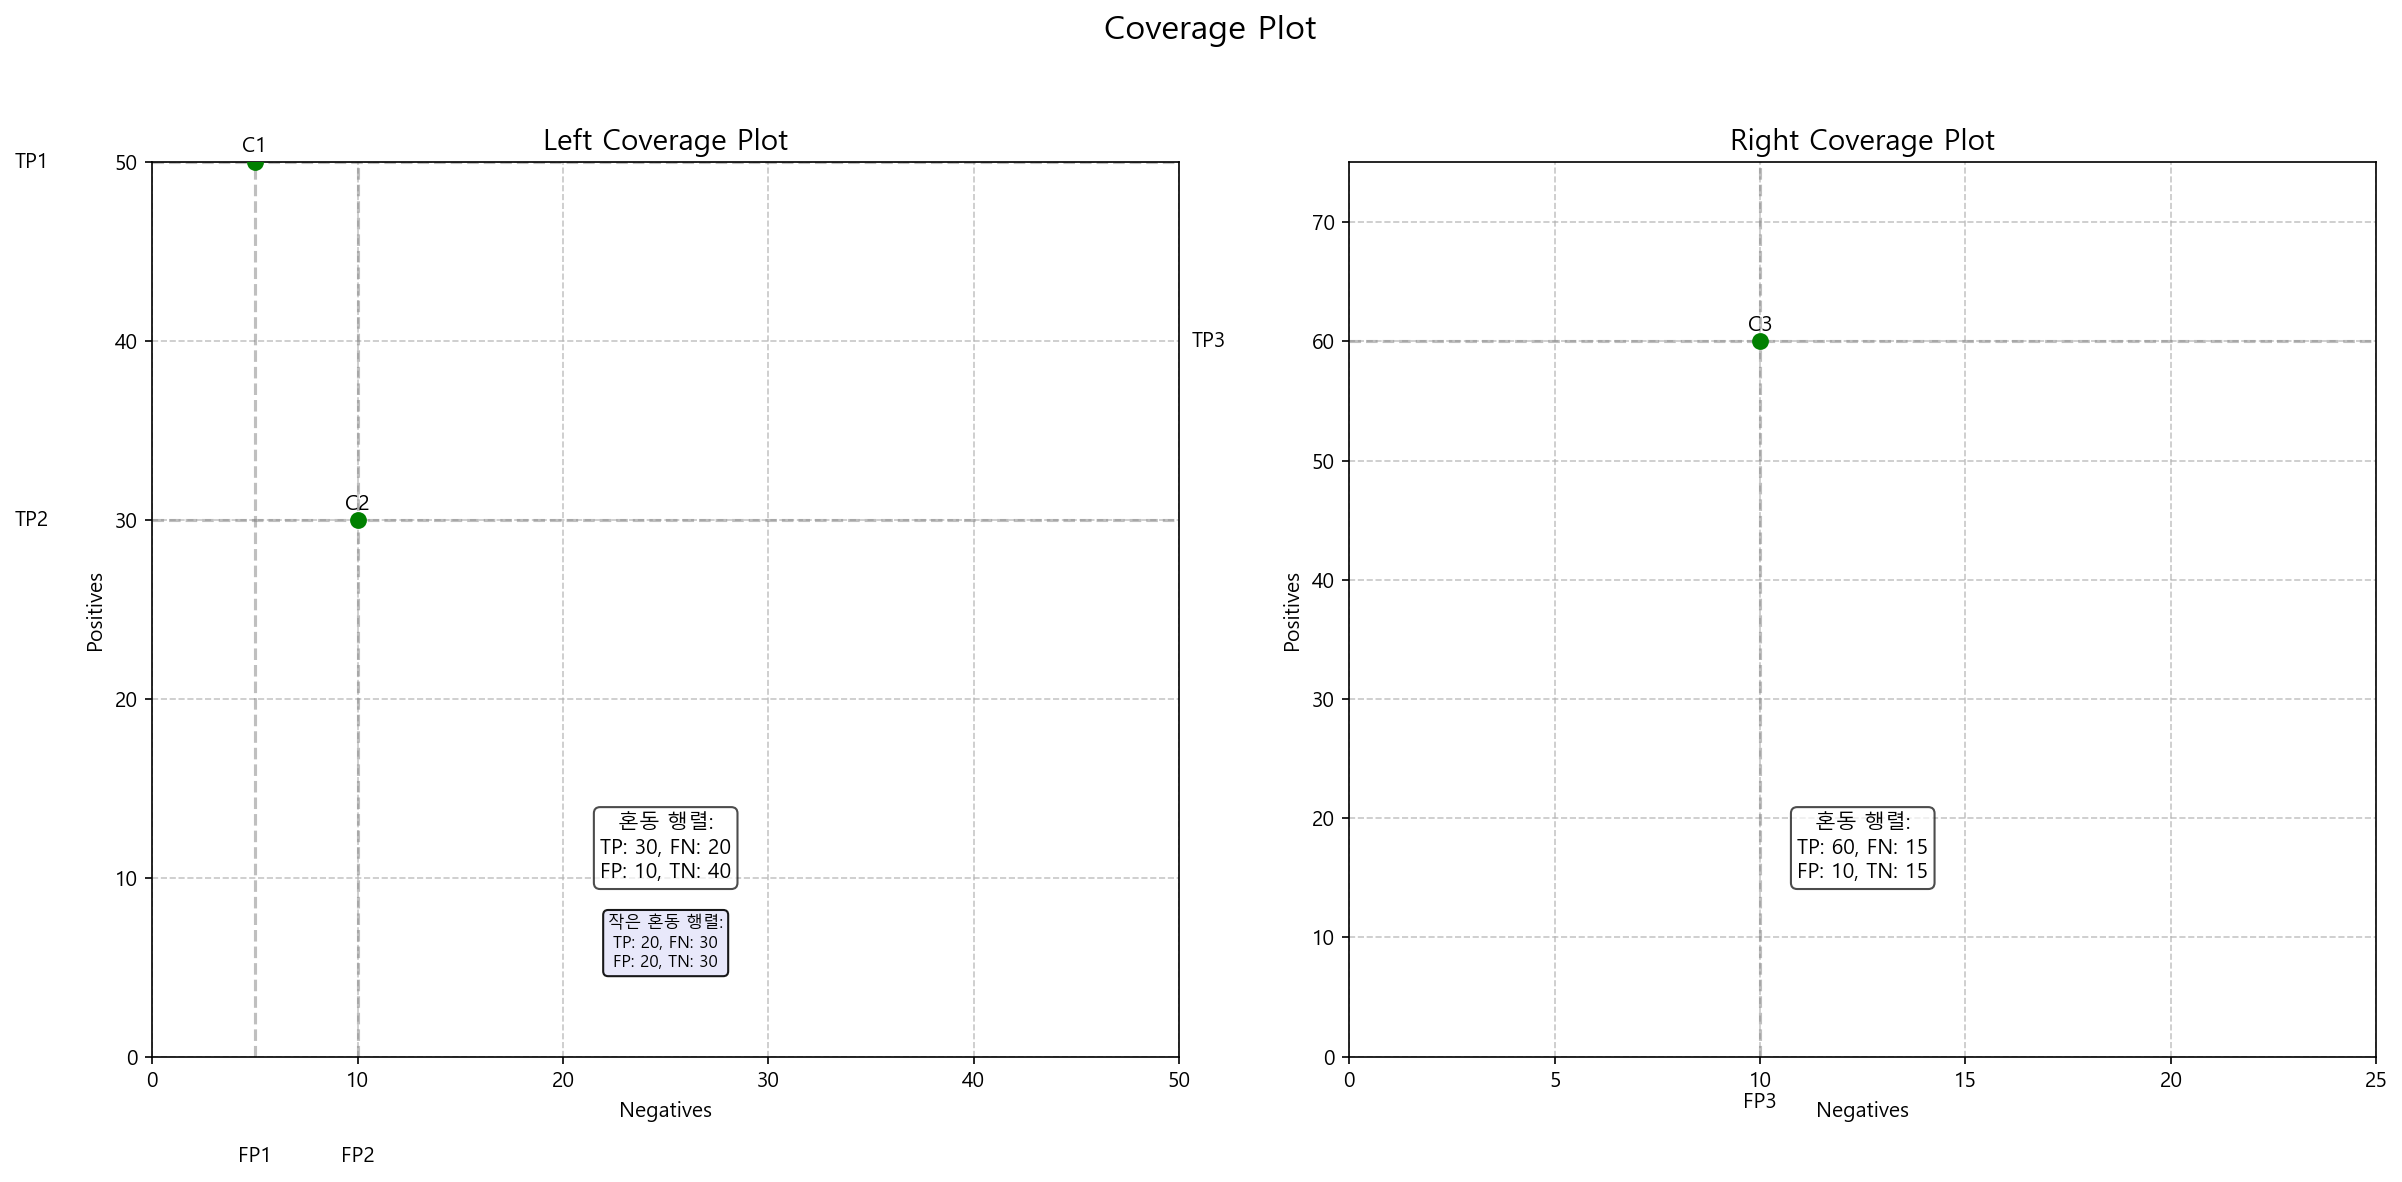

Python code for this plot:
import numpy as np
import matplotlib.pyplot as plt
import os
import matplotlib.font_manager as fm

# 한글 폰트 설정
if os.name == 'nt':  # Windows
    font_path = 'C:/Windows/Fonts/malgun.ttf'  # 맑은 고딕
    font_name = fm.FontProperties(fname=font_path).get_name()
    plt.rc('font', family=font_name)
else:  # macOS나 Linux의 경우
    plt.rc('font', family='AppleGothic')

# 마이너스 기호 깨짐 방지
plt.rc('axes', unicode_minus=False)

# 현재 스크립트 위치 확인
script_dir = os.path.dirname(os.path.abspath(__file__))

# 예시 데이터 1 (슬라이드의 왼쪽 혼동 행렬)
conf_matrix1 = {
    'TP': 30, 'FN': 20, 'FP': 10, 'TN': 40,
    'Pos': 50, 'Neg': 50, 'Total': 100
}

# 예시 데이터 2 (슬라이드의 오른쪽 혼동 행렬)
conf_matrix2 = {
    'TP': 60, 'FN': 15, 'FP': 10, 'TN': 15,
    'Pos': 75, 'Neg': 25, 'Total': 100
}

# 첫 번째 혼동 행렬의 Coverage Plot (왼쪽)
def plot_coverage1(conf_matrix, ax):
    # 축 범위 설정
    ax.set_xlim(0, conf_matrix['Neg'])
    ax.set_ylim(0, conf_matrix['Pos'])
    
    # 격자 설정
    ax.grid(True, linestyle='--', alpha=0.7)
    
    # FP1 지점에 C1 표시
    fp1 = conf_matrix['FP'] / 2
    tp1 = conf_matrix['Pos']
    ax.scatter(fp1, tp1, color='green', s=50, zorder=5)
    ax.annotate('C1', (fp1, tp1), xytext=(0, 5), 
                textcoords='offset points', ha='center', fontsize=10)
    
    # FP2 지점에 C2 표시
    fp2 = conf_matrix['FP']
    tp2 = conf_matrix['TP']
    ax.scatter(fp2, tp2, color='green', s=50, zorder=5)
    ax.annotate('C2', (fp2, tp2), xytext=(0, 5), 
                textcoords='offset points', ha='center', fontsize=10)
    
    # 축 레이블 설정
    ax.set_xlabel('Negatives')
    ax.set_ylabel('Positives')
    
    # FP1, FP2, TP1, TP2 지점 표시
    ax.axvline(x=fp1, color='gray', linestyle='--', alpha=0.5)
    ax.axvline(x=fp2, color='gray', linestyle='--', alpha=0.5)
    ax.axhline(y=tp1, color='gray', linestyle='--', alpha=0.5)
    ax.axhline(y=tp2, color='gray', linestyle='--', alpha=0.5)
    
    # 축 아래 레이블 추가
    ax.text(fp1, -5, 'FP1', ha='center', va='top', fontsize=10)
    ax.text(fp2, -5, 'FP2', ha='center', va='top', fontsize=10)
    
    # 왼쪽 축 레이블 추가
    ax.text(-5, tp1, 'TP1', ha='right', va='center', fontsize=10)
    ax.text(-5, tp2, 'TP2', ha='right', va='center', fontsize=10)

    # 혼동 행렬을 텍스트로 표시
    conf_text = f"혼동 행렬:\nTP: {conf_matrix['TP']}, FN: {conf_matrix['FN']}\nFP: {conf_matrix['FP']}, TN: {conf_matrix['TN']}"
    ax.text(0.5, 0.2, conf_text, transform=ax.transAxes, ha='center', fontsize=10, bbox=dict(boxstyle='round', facecolor='white', alpha=0.7))

    # 두 번째 작은 혼동 행렬 표시
    small_conf_text = f"작은 혼동 행렬:\nTP: 20, FN: 30\nFP: 20, TN: 30"
    ax.text(0.5, 0.1, small_conf_text, transform=ax.transAxes, ha='center', fontsize=8, bbox=dict(boxstyle='round', facecolor='lavender', alpha=0.9))

# 두 번째 혼동 행렬의 Coverage Plot (오른쪽)
def plot_coverage2(conf_matrix, ax):
    # 축 범위 설정
    ax.set_xlim(0, conf_matrix['Neg'])
    ax.set_ylim(0, conf_matrix['Pos'])
    
    # 격자 설정
    ax.grid(True, linestyle='--', alpha=0.7)
    
    # FP3 지점에 C3 표시
    fp3 = conf_matrix['FP']
    tp3 = conf_matrix['TP']
    ax.scatter(fp3, tp3, color='green', s=50, zorder=5)
    ax.annotate('C3', (fp3, tp3), xytext=(0, 5), 
                textcoords='offset points', ha='center', fontsize=10)
    
    # 축 레이블 설정
    ax.set_xlabel('Negatives')
    ax.set_ylabel('Positives')
    
    # FP3 지점 표시
    ax.axvline(x=fp3, color='gray', linestyle='--', alpha=0.5)
    ax.axhline(y=tp3, color='gray', linestyle='--', alpha=0.5)
    
    # 축 아래 레이블 추가
    ax.text(fp3, -3, 'FP3', ha='center', va='top', fontsize=10)
    
    # 왼쪽 축 레이블 추가
    ax.text(-3, tp3, 'TP3', ha='right', va='center', fontsize=10)

    # 혼동 행렬을 텍스트로 표시
    conf_text = f"혼동 행렬:\nTP: {conf_matrix['TP']}, FN: {conf_matrix['FN']}\nFP: {conf_matrix['FP']}, TN: {conf_matrix['TN']}"
    ax.text(0.5, 0.2, conf_text, transform=ax.transAxes, ha='center', fontsize=10, bbox=dict(boxstyle='round', facecolor='white', alpha=0.7))

# 그래프 그리기
fig, (ax1, ax2) = plt.subplots(1, 2, figsize=(16, 8))

# 각 서브플롯 제목 설정
ax1.set_title('Left Coverage Plot', fontsize=14)
ax2.set_title('Right Coverage Plot', fontsize=14)

# 첫 번째, 두 번째 Coverage Plot 그리기
plot_coverage1(conf_matrix1, ax1)
plot_coverage2(conf_matrix2, ax2)

plt.suptitle('Coverage Plot', fontsize=16)
plt.tight_layout(rect=[0, 0, 1, 0.95])

# 그래프 저장
output_path = os.path.join(script_dir, 'coverage_plot.png')
plt.savefig(output_path, dpi=150, bbox_inches='tight')
plt.close()

print(f"Coverage Plot이 성공적으로 생성되었습니다: {output_path}") 